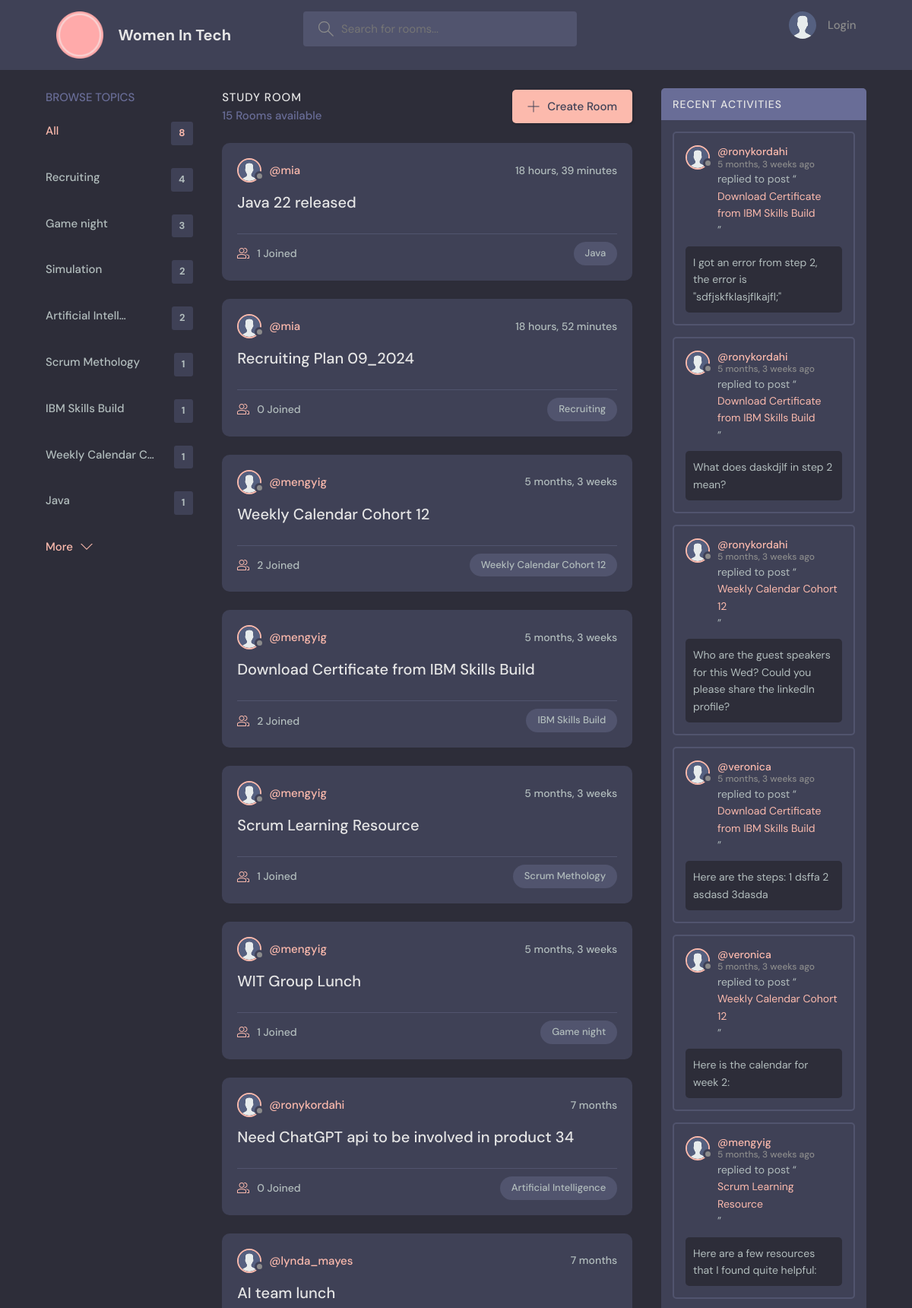
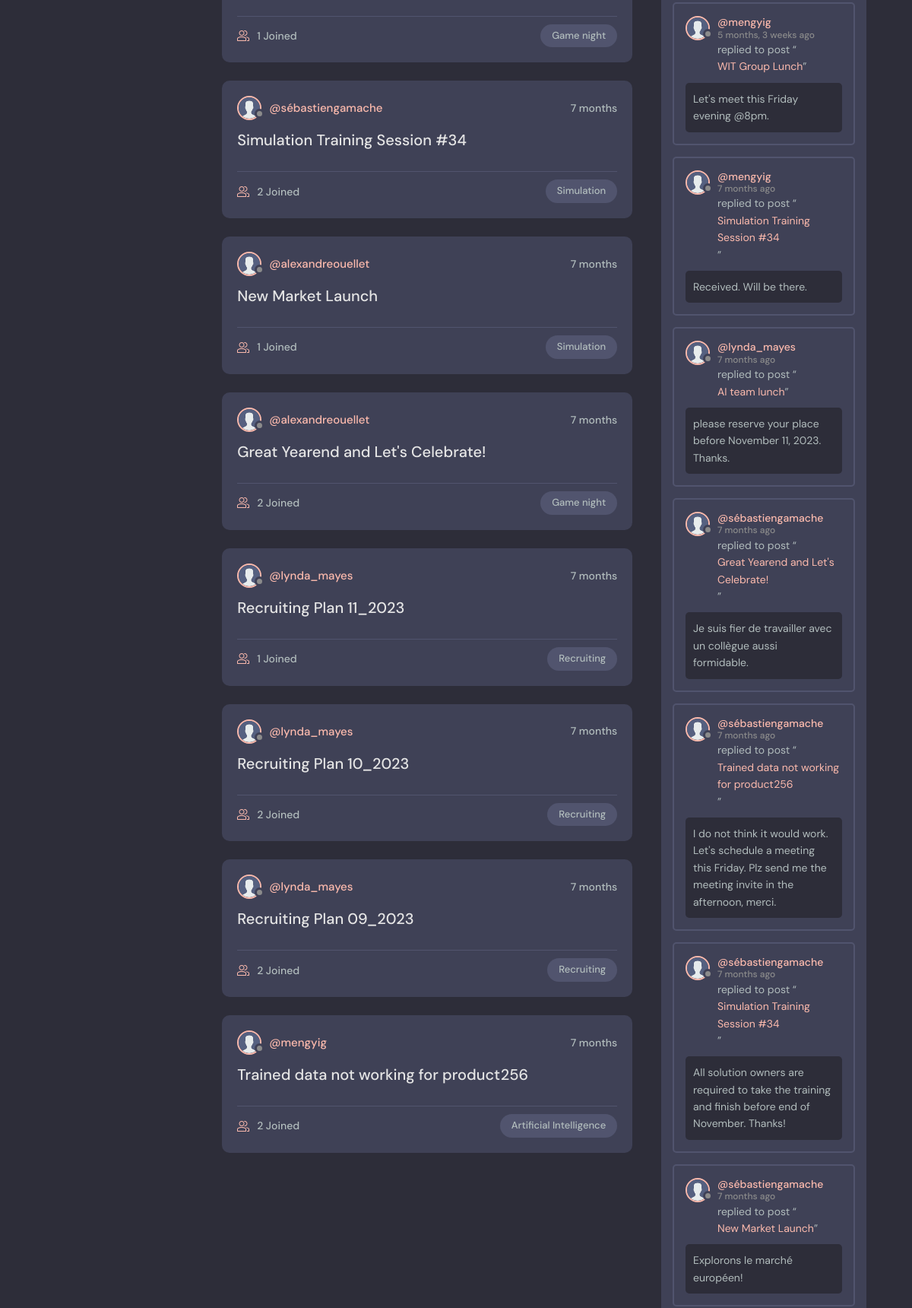
The page / (upper part) on the database its author committed (2 pictures, top to bottom).
### base/models.py (models this page shows, shortened)
class Topic(models.Model):
    name = models.CharField(max_length=200)
    class Meta:
        ordering = ['name']

class Room(models.Model):
    host = models.ForeignKey(User, on_delete=models.SET_NULL, null=True)
    topic = models.ForeignKey(
        Topic, on_delete=models.SET_NULL, null=True)
    name = models.CharField(max_length=200)
    description = models.TextField(null=True, blank=True)
    participants = models.ManyToManyField(
        User, related_name="participants", blank=True)
    updated = models.DateTimeField(auto_now=True)
    created = models.DateTimeField(auto_now_add=True)
    class Meta:
        ordering = ['-updated', '-created']
    def __str__(self):
        return self.name

class Message(models.Model):
    user = models.ForeignKey(User, on_delete=models.CASCADE)
    room = models.ForeignKey(Room, on_delete=models.CASCADE)
    body = models.TextField()
    updated = models.DateTimeField(auto_now=True)
    created = models.DateTimeField(auto_now_add=True)
    class Meta:
        ordering = ['-updated', '-created']

### base/views.py (the view)
# urls.py: path('', views.home, name='home'),
def home(request):
    q = request.GET.get("q") if request.GET.get("q") != None else ""
    rooms = Room.objects.filter(
        Q(topic__name__icontains=q) | Q(name__icontains=q) | Q(description__icontains=q))
    topics = Topic.objects.annotate(
        num_rooms=Count('room')).order_by('-num_rooms')
    zero_count_topics = topics.filter(num_rooms=0)
    zero_count_topics.delete()
    topics = Topic.objects.annotate(
        num_rooms=Count('room')).order_by('-num_rooms')[0:8]
    room_count = rooms.count()
    room_messages = Message.objects.filter(Q(room__topic__name__icontains=q))
    context = {"rooms": rooms, "topics": topics,
               "room_count": room_count, "room_messages": room_messages}
    return render(request, "base/home.html", context)

### base/templates/base/home.html (shortened to what this page needs)
{% extends 'main.html' %}
{% block content %}
<main class=" layout layout--3">
  <div class="container">
    {% include 'base/topics_component.html'%}
    <div class="roomList">
      <div class="roomList__header">
        <div>
          <h2>Study Room</h2>
          <p>{{ room_count }} Rooms available</p>
        </div>
        <a class="btn btn--main" href="{% url 'create-room' %}">
          <svg version="1.1" xmlns="http://www.w3.org/2000/svg" width="32" height="32" viewBox="0 0 32 32">
            <title>add</title>
            <path
              d="M16.943 0.943h-1.885v14.115h-14.115v1.885h14.115v14.115h1.885v-14.115h14.115v-1.885h-14.115v-14.115z">
            </path>
          </svg>
          Create Room
        </a>
      </div>
      {% include 'base/feed_component.html'%}
    </div>
    {% include 'base/activity_component.html'%}
  </div>
</main>
{% endblock %}

### base/templates/base/topics_component.html
<div class="topics">
    <div class="topics__header">
        <h2>Browse Topics</h2>
    </div>
    <ul class="topics__list">
        <li>
            <a href="{% url 'home' %}" class="active">All <span>{{topics.count}}</span></a>
        </li>
        {% for topic in topics %}
        <li>
            <a href="{% url 'home' %}?q={{topic.name}}">
                {{ topic.name | truncatechars:18 }}
                <span>{{topic.room_set.all.count}}</span></a>
        </li>
        {% endfor %}
    </ul>
    <a class="btn btn--link" href="{% url 'topics' %}">
        More
        <svg version="1.1" xmlns="http://www.w3.org/2000/svg" width="32" height="32" viewBox="0 0 32 32">
            <title>chevron-down</title>
            <path d="M16 21l-13-13h-3l16 16 16-16h-3l-13 13z"></path>
        </svg>
    </a>
</div>

### base/templates/base/feed_component.html (shortened to what this page needs)
{% for room in rooms %}
{% load static %}
<div class="roomListRoom">
    <div class="roomListRoom__header">
        <a href="{% url 'user-profile' room.host.id %}" class="roomListRoom__author">
            <div class="avatar avatar--small">
                <img src="{% static 'images/avatar.svg' %}" />
            </div>
            <span>@{{room.host.username}}</span>
        </a>
        <div class="roomListRoom__actions">
            <span>{{room.created|timesince}}</span>
        </div>
    </div>
    <div class="roomListRoom__content">
        <a href="{% url 'room' room.id%}">{{room.name}}</a>
    </div>
    <div class="roomListRoom__meta">
        <a href="{% url 'room' room.id%}" class="roomListRoom__joined">
            {{room.participants.all.count}} Joined
        </a>
        <p class="roomListRoom__topic">{{room.topic.name}}</p>
    </div>
</div>
{% endfor %}

### base/templates/base/activity_component.html (shortened to what this page needs)
{% load static %}
<div class="activities">
    <div class="activities__header">
        <h2>Recent Activities</h2>
    </div>
    {% for message in room_messages %}
    <div class="activities__box">
        <div class="activities__boxHeader roomListRoom__header">
            <a href="{% url 'user-profile' message.user.id %}" class="roomListRoom__author">
                <div class="avatar avatar--small">
                    <img src="{% static 'images/avatar.svg' %}" />
                </div>
                <p>
                    @{{message.user}}
                    <span>{{message.created|timesince}} ago</span>
                </p>
            </a>
        </div>
        <div class="activities__boxContent">
            <p>replied to post “<a href="{% url 'room' message.room.id %}">{{message.room}}</a>”</p>
            <div class="activities__boxRoomContent">
                {{message.body}}
            </div>
        </div>
    </div>
    {% endfor %}
</div>

### rows shown on the page
Topic: name "Recruiting", room_set.all.count "4"
Topic: name "Game night", room_set.all.count "3"
Topic: name "Simulation", room_set.all.count "2"
Topic: name "Artificial Intell…", room_set.all.count "2"
Topic: name "Scrum Methology", room_set.all.count "1"
Topic: name "IBM Skills Build", room_set.all.count "1"
Topic: name "Weekly Calendar C…", room_set.all.count "1"
Topic: name "Java", room_set.all.count "1"
Room: host.username "mia", created "18 hours, 39 minutes", name "Java 22 released", participants.all.count "1", topic.name "Java"
Room: host.username "mia", created "18 hours, 52 minutes", name "Recruiting Plan 09_2024", participants.all.count "0", topic.name "Recruiting"
Room: host.username "mengyig", created "5 months, 3 weeks", name "Weekly Calendar Cohort 12", participants.all.count "2", topic.name "Weekly Calendar Cohort 12"
Room: host.username "mengyig", created "5 months, 3 weeks", name "Download Certificate from IBM Skills Build", participants.all.count "2", topic.name "IBM Skills Build"
Room: host.username "mengyig", created "5 months, 3 weeks", name "Scrum Learning Resource", participants.all.count "1", topic.name "Scrum Methology"
Room: host.username "mengyig", created "5 months, 3 weeks", name "WIT Group Lunch", participants.all.count "1", topic.name "Game night"
Room: host.username "ronykordahi", created "7 months", name "Need ChatGPT api to be involved in product 34", participants.all.count "0", topic.name "Artificial Intelligence"
Room: host.username "lynda_mayes", created "7 months", name "AI team lunch", participants.all.count "1", topic.name "Game night"
Room: host.username "sébastiengamache", created "7 months", name "Simulation Training Session #34", participants.all.count "2", topic.name "Simulation"
Room: host.username "alexandreouellet", created "7 months", name "New Market Launch", participants.all.count "1", topic.name "Simulation"
Room: host.username "alexandreouellet", created "7 months", name "Great Yearend and Let's Celebrate!", participants.all.count "2", topic.name "Game night"
Room: host.username "lynda_mayes", created "7 months", name "Recruiting Plan 11_2023", participants.all.count "1", topic.name "Recruiting"
Room: host.username "lynda_mayes", created "7 months", name "Recruiting Plan 10_2023", participants.all.count "2", topic.name "Recruiting"
Room: host.username "lynda_mayes", created "7 months", name "Recruiting Plan 09_2023", participants.all.count "2", topic.name "Recruiting"
Room: host.username "mengyig", created "7 months", name "Trained data not working for product256", participants.all.count "2", topic.name "Artificial Intelligence"
Message: user "ronykordahi", created "5 months, 3 weeks", room "Download Certificate from IBM Skills Build", body "I got an error from step 2, the error is \"sdfjskfklasjflkajfl;\""
Message: user "ronykordahi", created "5 months, 3 weeks", room "Download Certificate from IBM Skills Build", body "What does daskdjlf in step 2 mean?"
Message: user "ronykordahi", created "5 months, 3 weeks", room "Weekly Calendar Cohort 12", body "Who are the guest speakers for this Wed? Could you please share the linkedIn profile?"
Message: user "veronica", created "5 months, 3 weeks", room "Download Certificate from IBM Skills Build", body "Here are the steps: 1 dsffa 2 asdasd 3dasda"
Message: user "veronica", created "5 months, 3 weeks", room "Weekly Calendar Cohort 12", body "Here is the calendar for week 2:"
Message: user "mengyig", created "5 months, 3 weeks", room "Scrum Learning Resource", body "Here are a few resources that I found quite helpful:"
Message: user "mengyig", created "5 months, 3 weeks", room "WIT Group Lunch", body "Let's meet this Friday evening @8pm."
Message: user "mengyig", created "7 months", room "Simulation Training Session #34", body "Received. Will be there."
Message: user "lynda_mayes", created "7 months", room "AI team lunch", body "please reserve your place before November 11, 2023. Thanks."
Message: user "sébastiengamache", created "7 months", room "Great Yearend and Let's Celebrate!", body "Je suis fier de travailler avec un collègue aussi formidable."
Message: user "sébastiengamache", created "7 months", room "Trained data not working for product256", body "I do not think it would work. Let's schedule a meeting this Friday. Plz send me the meeting invite in the afternoon, merci."
Message: user "sébastiengamache", created "7 months", room "Simulation Training Session #34", body "All solution owners are required to take the training and finish before end of November. Thanks!"
Message: user "sébastiengamache", created "7 months", room "New Market Launch", body "Explorons le marché européen!"

### other values the page prints
{{ topics.count }} "8"
{{ room_count }} "15"
